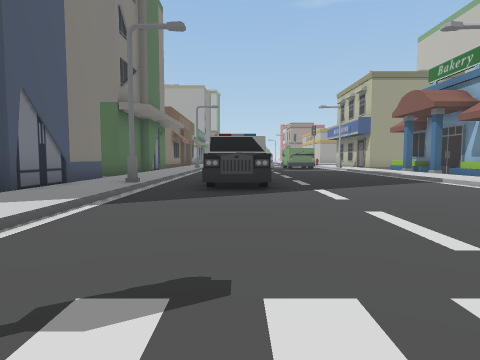
view 1 (above)

24 first-person views from a walk through a scene from a Unity 3-D project. The camera is 1.2 m above the floor, tilts 4° down and sees 75° across. The floor is counted in squares, 2 m on a side. Each view is taken from the middle of a square. On the plan, view 1 faces up. The plan holds only what a view shows up to about 9 squares ahead; the rest is blank. The place goes on beyond the plan.

view 2
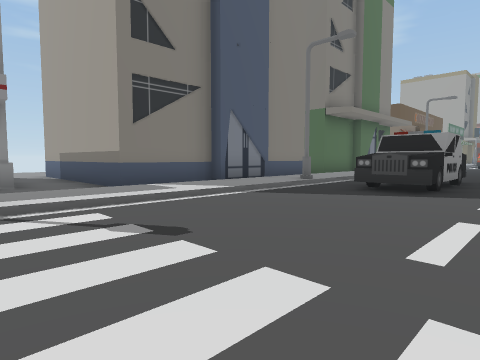

view 3
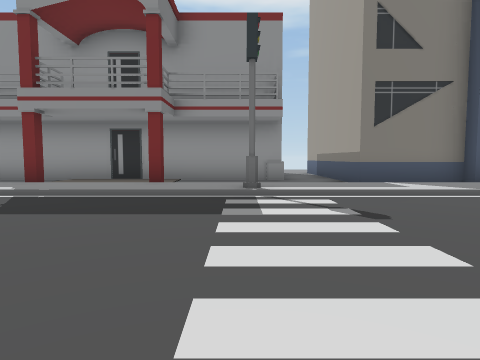

view 4
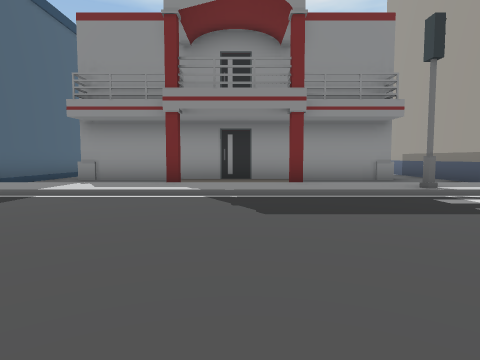

view 5
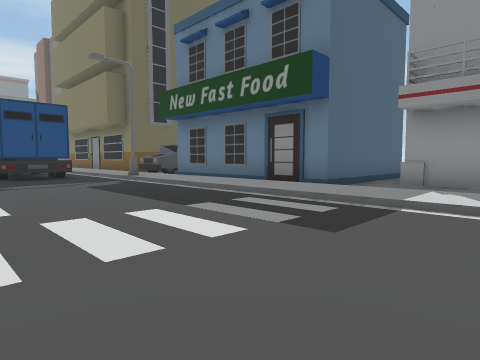

view 6
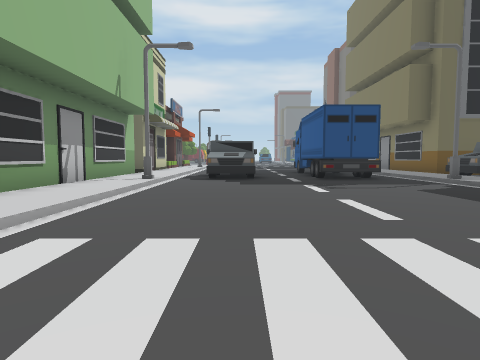

view 7
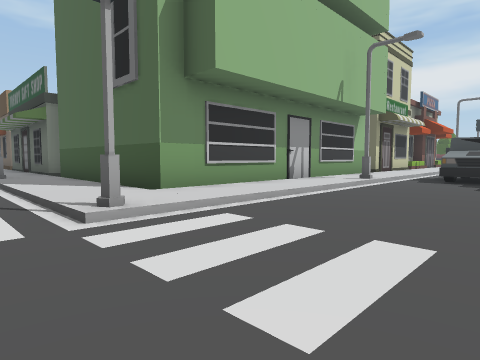

view 8
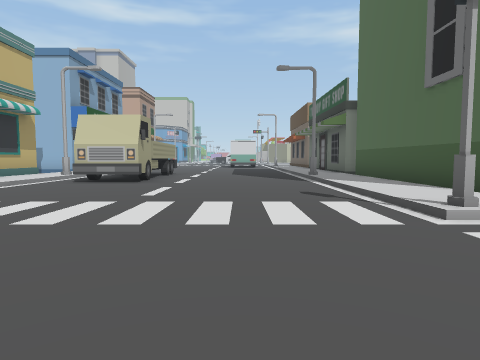

view 9
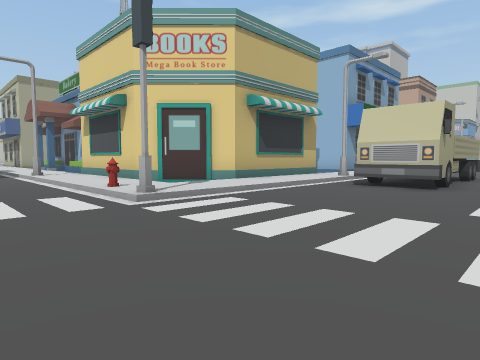

view 10
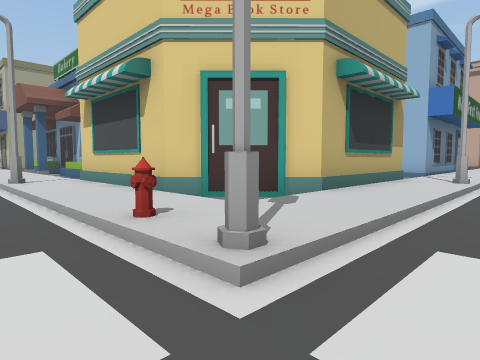

view 11
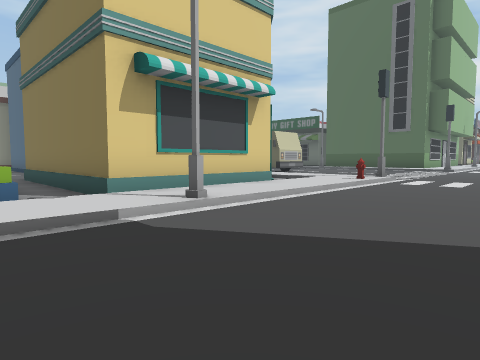

view 12
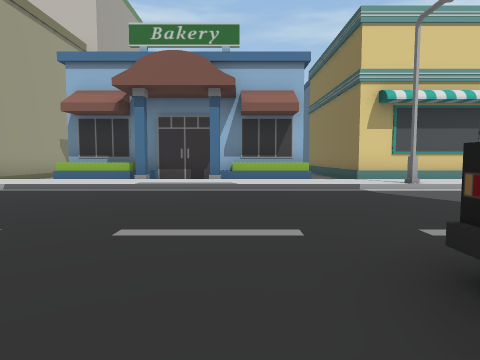

view 13
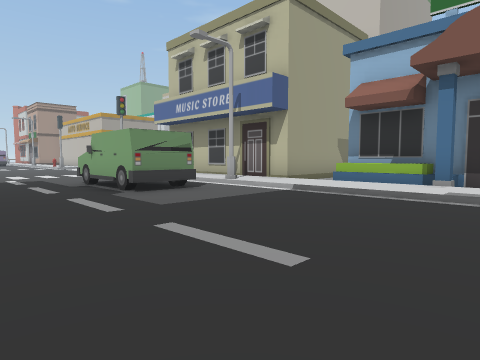

view 14
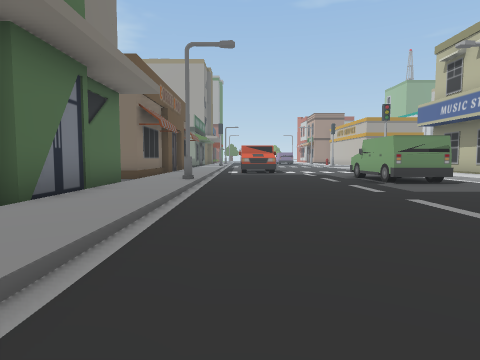

view 15
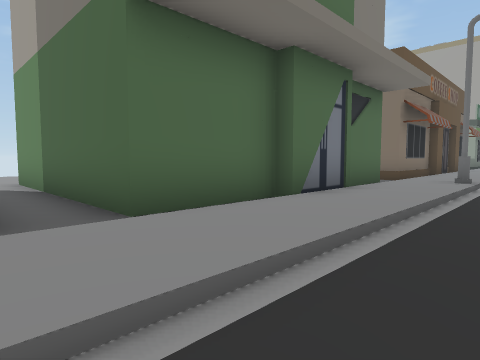

view 16
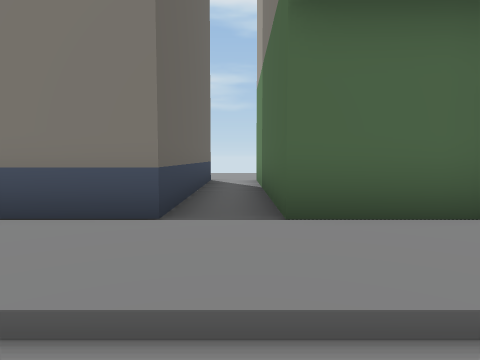

view 17
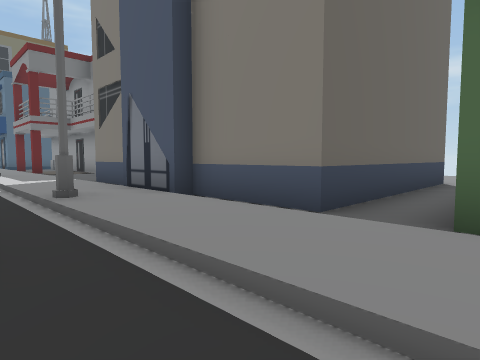

view 18
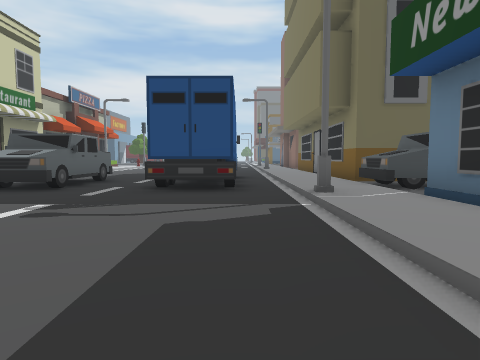

view 19
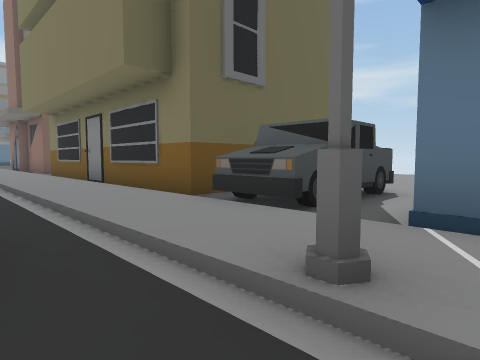

view 20
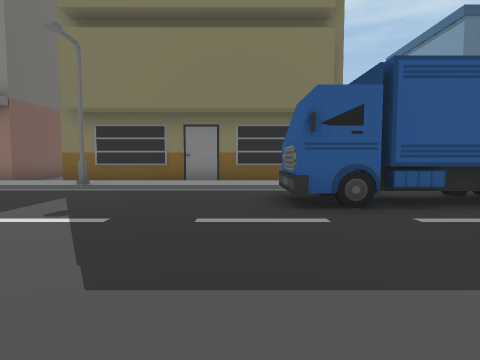

view 21
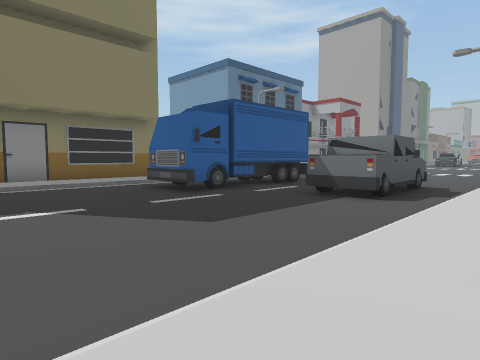

view 22
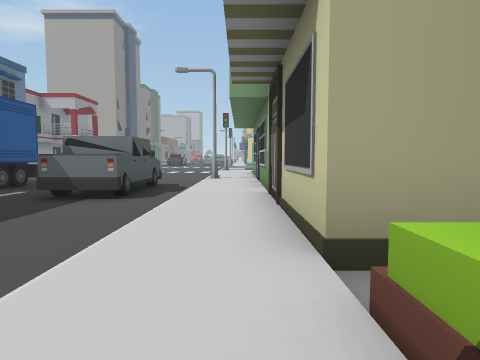

view 23
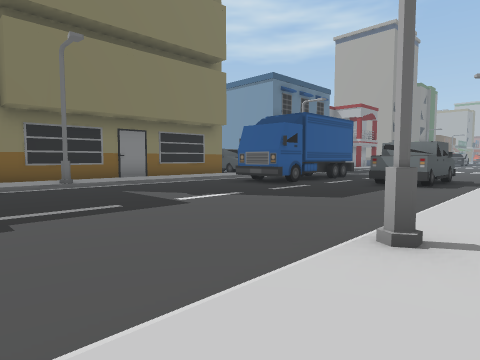

view 24
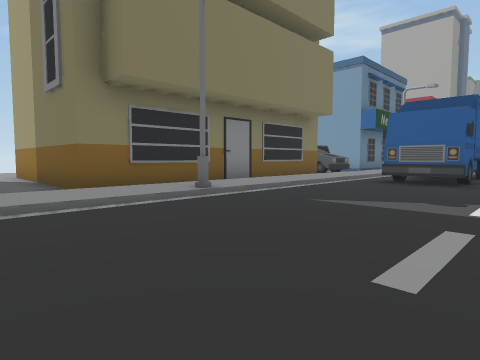

### Floor plan
Key: @ floor where view 1 was taken; # wall or solid block; x gap in a wall; . main floor; : floor 0.25 m higher than the main floor; / step, stairs or slope; ^ raised ledge; O other object.
Columns run from 11 left of view 1 to 12 right of it. Each row starts with its distance up from view 1.
 18        #:/....O
 17        O:O....OOO:#
 16        O:/....O./:##
 15        O:/......// O
 14        O:/......// O
 13        O:/......// O
 12        O:/....../: O
 11   OOOOOO:/....../: O
 10 ........:/......// O
  9 ..OOOOOO:/.O....// O
  8        O:/.O....//////
  7        O:OOO....O:#####x
  6        O:/.O..../:#
  5        O:/....../:#
  4        O:/....../:#
  3    OOOOO:/....../:#^
  2    .....:/......O:.####x
  1      #. :/....../:::::::
  0      #. :#.@....#//////O
 -1      #. :/...........OO
 -2      #.#:/...........OOO
 -3      #..:/..............
 -4      #.#:/.............
 -5      #. :/.............
 -6      #. :/.............
 -7      #. :/......#//////O
 -8     ... :/....../:::::::
 -9    OOOOO:/....../:OOOOOO
-10        O:/....../:O
-11        O:/....../:O
-12        O:/....../:O
-13        O:/....../:O
-14        O:O......O:O
-15   ..OOOO:/OO..OO/:O
-16       OO:/OO..OO/:O
-17    OOOOO:/OO..OO/:
-18        O:/OO..../:O
-19        O:/OO..../:O
-20        O:/....../:O
-21        O:/....../:O
-22        O:/....../:O
-23        O:/....../:
-24        O:O......O:
-25   OOOOOO:/....../:
-26    .....:/....../:
-27        O /....

Where each view was taken, in squares from view 1:
view 1: 0 up, 0 right, facing up
view 2: 0 up, 2 right, facing up-left
view 3: 0 up, 3 right, facing left
view 4: 3 down, 3 right, facing left
view 5: 5 down, 2 right, facing down-left
view 6: 6 down, 3 right, facing down
view 7: 6 down, 2 right, facing down-right
view 8: 5 down, 2 right, facing right
view 9: 4 down, 3 right, facing up-right
view 10: 1 down, 4 right, facing up-right
view 11: 9 up, 2 right, facing down-right
view 12: 10 up, 1 left, facing right
view 13: 11 up, 0 right, facing up-right
view 14: 9 up, 1 left, facing up
view 15: 9 up, 1 left, facing up-left
view 16: 10 up, 1 left, facing left
view 17: 11 up, 1 left, facing down-left
view 18: 9 down, 1 left, facing down
view 19: 13 down, 1 left, facing down-left
view 20: 20 down, 5 right, facing left
view 21: 23 down, 6 right, facing up-left
view 22: 23 down, 6 right, facing up
view 23: 26 down, 6 right, facing up-left
view 24: 27 down, 2 right, facing up-left
